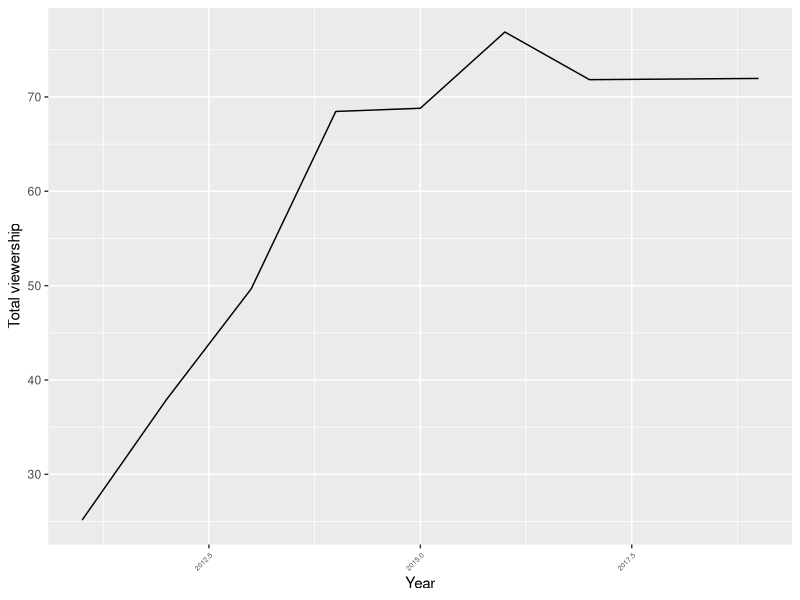
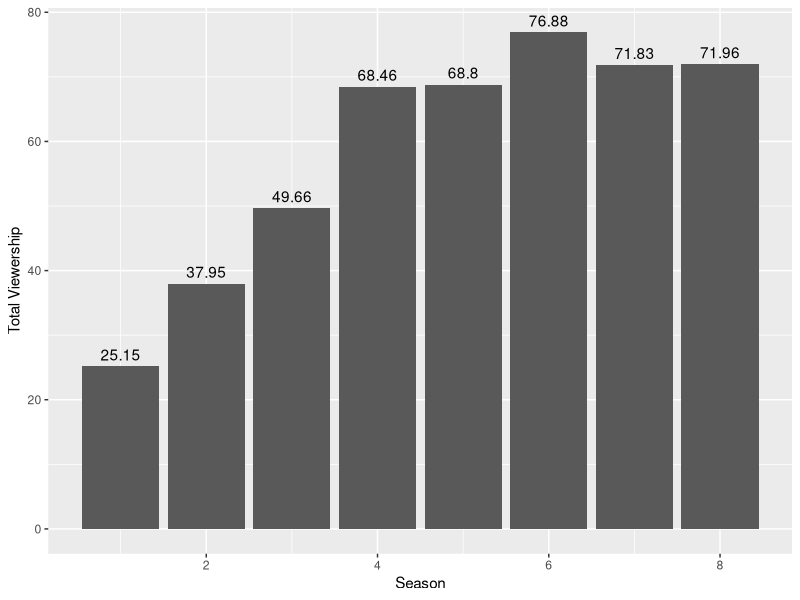

Write R code to recreate these figures, in order.
## ---- chunk 1
library(ggplot2)
library(dplyr)
library(lubridate)

got <- data.frame(read.csv("GOT.csv"))

got$Original.Air.Date <- dmy(got$Original.Air.Date)

summary(got)
## ---- chunk 2

got_yearly <- got %>%
  mutate(year = year(Original.Air.Date)) %>%
  group_by(year) %>%
  summarise(total_views = sum(U.S..Viewers..Millions.))

ggplot(data = got_yearly, aes(x = year, y = total_views)) +
  geom_line() +
  labs(x = "Year", y = "Total viewership") +
  theme(axis.text.x = element_text(angle = 45, hjust = 1, size = 5))

## ---- chunk 3

df_summary <- got %>%
  group_by(Season) %>%
  summarise(total_viewership = sum(U.S..Viewers..Millions.))

ggplot(data = df_summary, aes(x = Season, y = total_viewership)) +
  geom_bar(stat = "identity") +
  geom_text(aes(label = total_viewership), vjust = -0.5) +
  labs(x = "Season", y = "Total Viewership")

